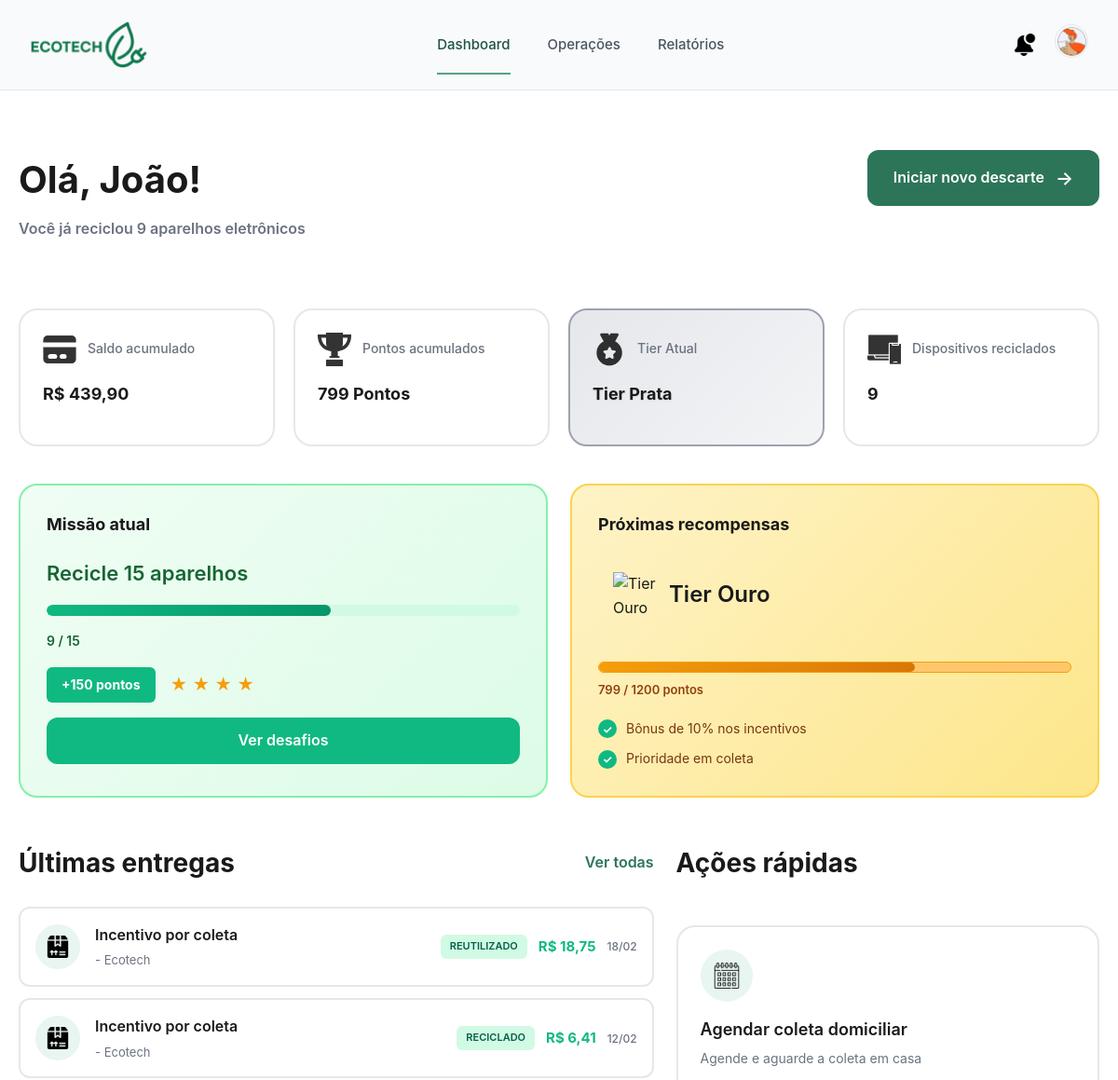
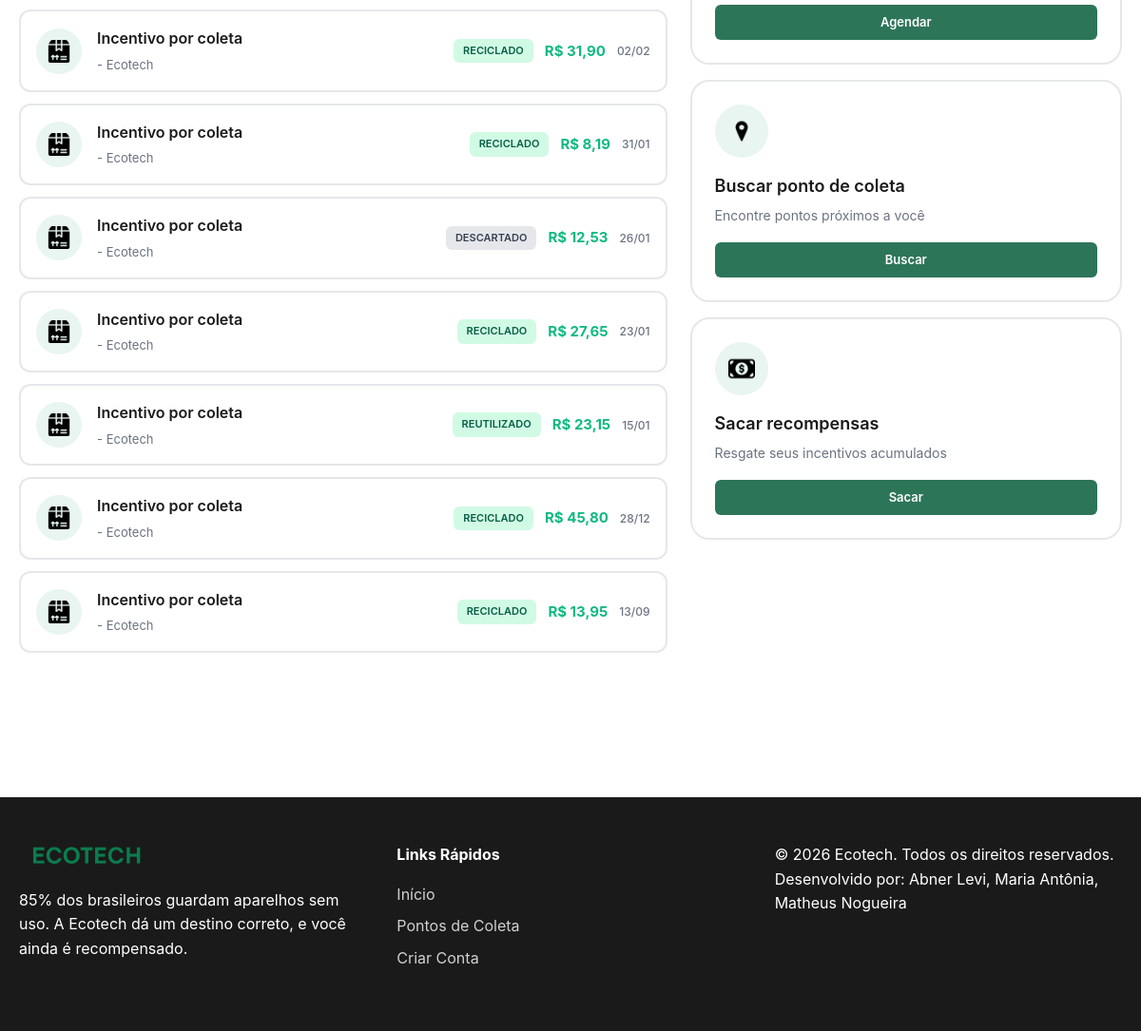
/dashboard (signed in), run on an earlier commit of the app's database (2 pictures, top to bottom).
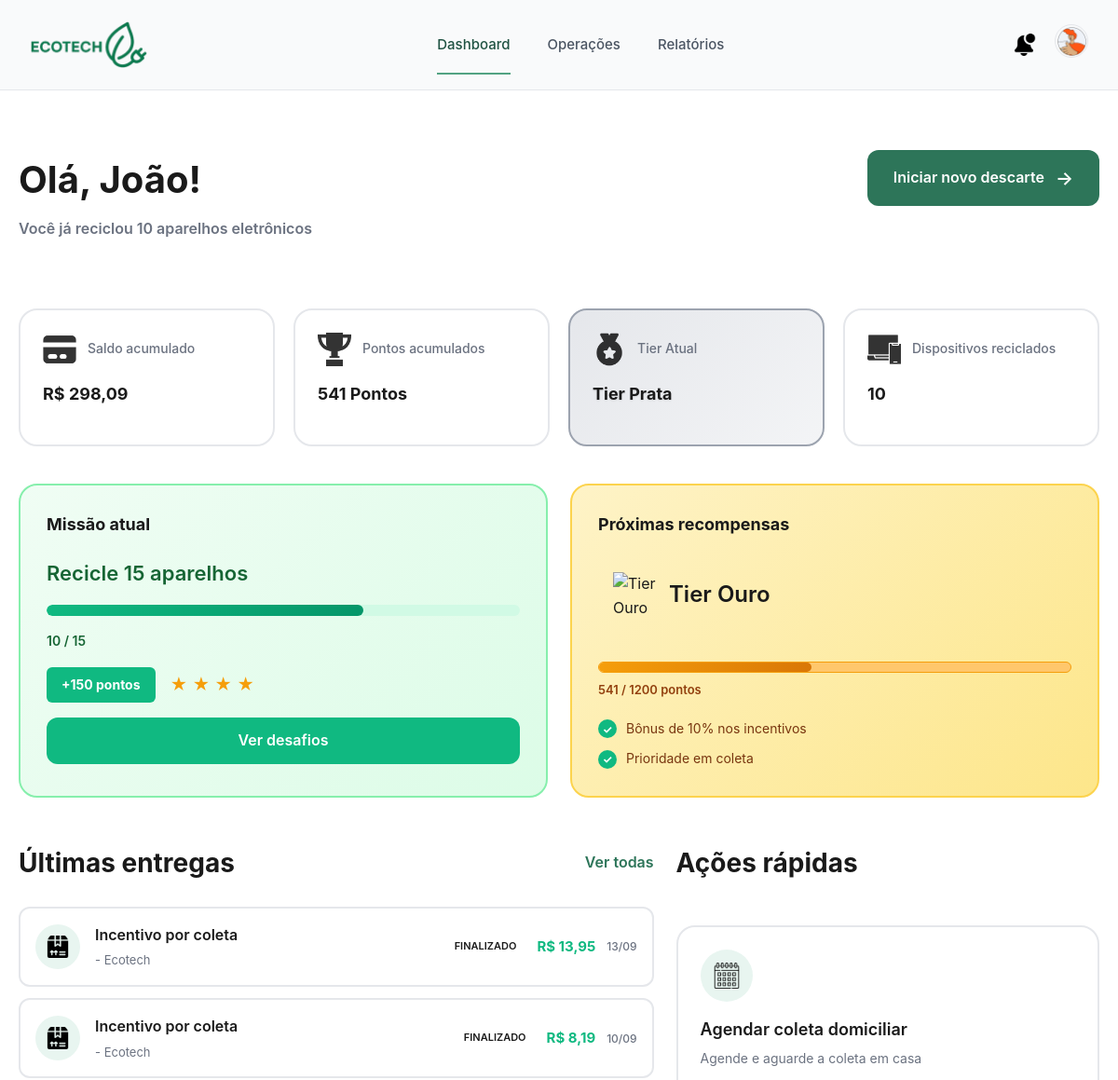
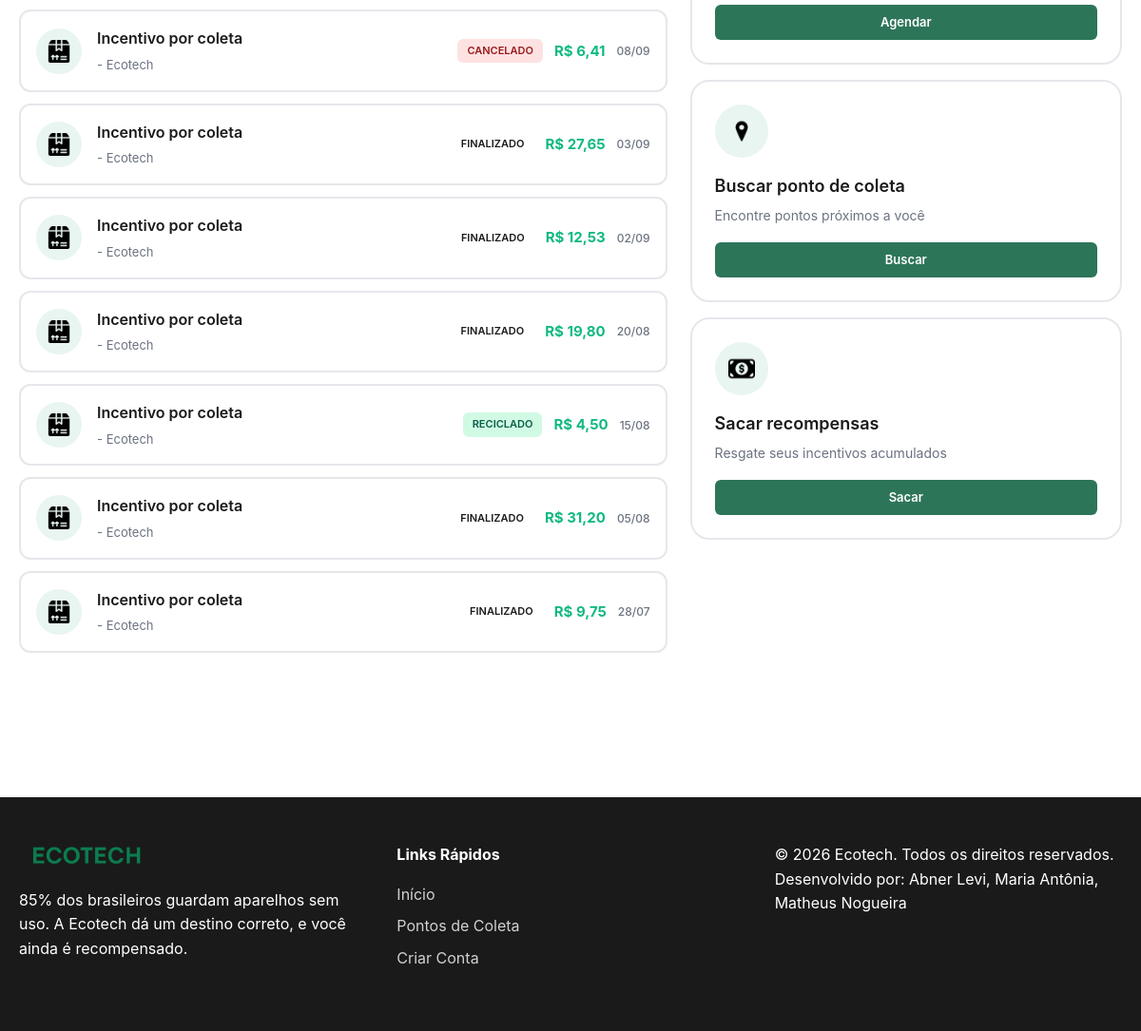
And on a later commit of the database (2 pictures, top to bottom).
### tables this page shows
CREATE TABLE entrega (
            id TEXT PRIMARY KEY,
            id_usuario TEXT,
            valor REAL,
            empresa TEXT,
            data TEXT,
            hora TEXT,
            status TEXT,
            FOREIGN KEY(id_usuario) REFERENCES usuario(id)
        );

### ecotech/infrastructure/web.py (the view, shortened to what this page needs)
    @app.route('/dashboard')
    def dashboard():
        if not usuario_logado():
            return redirect(url_for('login'))
        usuario = dados_usuario()
        todas_solicitacoes = servico_descarte.listar_solicitacoes()
        """" dashboard para administrador - visão geral do sistema """
        solicitacoes_usuario = [
            s for s in todas_solicitacoes
            if s.usuario.id == usuario['id']
        ]
        total_descartado = sum(s.calcular_peso_total() for s in solicitacoes_usuario)
        impacto_evitado = sum(s.calcular_impacto_total() for s in solicitacoes_usuario)
        pontos_acumulados = int(total_descartado * 10)  # 10 pontos por kg
        if pontos_acumulados >= 1200:
            tier_nome = 'Tier Ouro'
        elif pontos_acumulados >= 400:
            tier_nome = 'Tier Prata'
        else:
            tier_nome = 'Tier Bronze'
        entregas_db = dados.buscar_entregas_usuario(usuario['id'])
        entregas = []
        for e in entregas_db:
            data_str = e['data'].replace('Jan', '01').replace('Fev', '02').replace('Feb', '02')
            data_str = data_str.replace('Mar', '03').replace('Abr', '04').replace('Apr', '04')
            data_str = data_str.replace('Mai', '05').replace('May', '05').replace('Jun', '06')
            data_str = data_str.replace('Jul', '07').replace('Ago', '08').replace('Aug', '08')
            data_str = data_str.replace('Set', '09').replace('Sep', '09').replace('Out', '10')
            data_str = data_str.replace('Oct', '10').replace('Nov', '11').replace('Dez', '12')
            data_str = data_str.replace('Dec', '12')
            partes = data_str.split()
            if len(partes) == 3:
                data_ordenavel = f"{partes[2]}-{partes[1]}-{partes[0]} {e['hora']}"
                data_formatada = f"{partes[0]}/{partes[1]}"  # dd/mm
            else:
                data_ordenavel = e['data'] + ' ' + e['hora']
                data_formatada = e['data']
            entregas.append({
                'valor': e['valor'],
                'empresa': e['empresa'],
                'id': e['id'],
                'data': e['data'],
                'data_formatada': data_formatada,
                'hora': e['hora'],
                'status': e['status'],
                '_data_ordenavel': data_ordenavel
            })
        entregas.sort(key=lambda x: x['_data_ordenavel'], reverse=True)
        progresso_missao = min(round((len(solicitacoes_usuario) / 15) * 100), 100)
        progresso_tier = min(round((pontos_acumulados / 1200) * 100), 100)
        return render_template(
            'dashboard.html',
            usuario=usuario,
            solicitacoes=solicitacoes_usuario,
            entregas=entregas[:10],  # apenas 10 mais recentes
            total_descartado=total_descartado,
            impacto_evitado=impacto_evitado,
            pontos_acumulados=pontos_acumulados,
            progresso_missao=progresso_missao,
            progresso_tier=progresso_tier,
            tier_nome=tier_nome,
            is_empresa=False,
            is_admin=False
        )

### ecotech/infrastructure/templates/dashboard.html (shortened to what the changed rows need)
{% extends "base.html" %}
{% block content %}
<div class="dashboard-container">
    <div class="container">
        <div class="dashboard-header">
            <div class="header-text">
                {% if is_admin %}
                <h1>Olá, {{ usuario.nome.split()[0] }}!</h1>
                <p class="subtitle">Atualmente existem {{ solicitacoes|length }} solicitações ativas</p>
                {% elif is_empresa %}
                <h1>Olá, {{ usuario.nome.split()[0] }}!</h1>
                <p class="subtitle">Sua empresa já processou {{ total_descartado|round(2) }}kg de lixo eletrônico</p>
                {% else %}
                <h1>Olá, {{ usuario.nome.split()[0] }}!</h1>
                <p class="subtitle">Você já reciclou {{ solicitacoes|length }} aparelhos eletrônicos</p>
                {% endif %}
            </div>
        </div>
        <div class="stats-grid-new">
            {% if is_admin %}
            <div class="stat-card-new">
                <div class="stat-top">
                    <img src="{{ url_for ('static', filename='images/credito.png') }}" alt="Sistema" class="stat-icon-img">
                    <span class="stat-label">Total processado</span>
                </div>
                <h3 class="stat-value">{{ total_sistema|round(2) }}kg</h3>
            </div>
            <div class="stat-card-new">
                <div class="stat-top">
                    <img src="{{ url_for('static', filename='images/trofeu.png') }}" alt="Finalizadas" class="stat-icon-img">
                    <span class="stat-label">Solicitações</span>
                </div>
                <h3 class="stat-value">{{ total_processadas }}</h3>
            </div>
            <div class="stat-card-new">
                <div class="stat-top">
                    <img src="{{ url_for('static', filename='images/planta.png') }}" alt="Impacto" class="stat-icon-img">
                    <span class="stat-label">Impacto evitado</span>
                </div>
                <h3 class="stat-value">{{ impacto_evitado|round(1) }} kg CO₂</h3>
            </div>
            <div class="stat-card-new">
                <div class="stat-top">
                    <img src="{{ url_for('static', filename='images/dispositivo.png') }}" alt="Dispositivos" class="stat-icon-img">
                    <span class="stat-label">Total no sistema</span>
                </div>
                <h3 class="stat-value">{{ solicitacoes|length }}</h3>
            </div>
            {% else %}
            <div class="stat-card-new">
                <div class="stat-top">
                    <img src="{{ url_for('static', filename='images/credito.png') }}" alt="Saldo" class="stat-icon-img">
                    <span class="stat-label">Saldo acumulado</span>
                </div>
                <h3 class="stat-value">R$ {{ "%.2f"|format(total_descartado * 5.5)|replace('.', ',') }}</h3>
            </div>
            <div class="stat-card-new">
                <div class="stat-top">
                    <img src="{{ url_for('static', filename='images/trofeu.png') }}" alt="Pontos" class="stat-icon-img">
                    <span class="stat-label">Pontos acumulados</span>
                </div>
                <h3 class="stat-value">{{ pontos_acumulados }} Pontos </h3>
            </div>
            <div class="stat-card-new stat-tier">
                <div class="stat-top">
                    <img src="{{ url_for('static', filename='images/estrela.png') }}" alt="Tier" class="stat-icon-img">
                    <span class="stat-label">Tier Atual</span>
                </div>
                <h3 class="stat-value tier-badge">{{ tier_nome }}</h3>
            </div>
            <div class="stat-card-new">
                <div class="stat-top">
                    <img src="{{ url_for('static', filename='images/dispositivo.png') }}" alt="Dispositivos" class="stat-icon-img">
                    <span class="stat-label">Dispositivos reciclados</span>
                </div>
                <h3 class="stat-value">{{ solicitacoes|length }}</h3>
            </div>
            {% endif %}
        </div>
        <div class="dashboard-content-new">
            {% if not is_admin and not is_empresa %}
            <div class="dashboard-row">
                <div class="mission-card">
                    <h2 class="section-title-dash">Missão atual</h2>
                    <div class="mission-content">
                        <h3 class="mission-title">Recicle 15 aparelhos</h3>
                        <div class="progress-bar-container">
                            <div class="progress-bar-fill" data-progress="{{ progresso_missao }}"></div>
                        </div>
                        <p class="progress-text">{{ solicitacoes|length }} / 15</p>
                        <div class="mission-reward">
                            <span class="reward-badge">+150 pontos</span>
                            <span class="reward-stars">★ ★ ★ ★</span>
                        </div>
                        <a href="{{ url_for('nova_solicitacao') }}" class="btn btn-mission">Ver desafios</a>
                    </div>
                </div>
                <div class="rewards-card">
                    <h2 class="section-title-dash">Próximas recompensas</h2>
                    <div class="rewards-content">
                        <div class="tier-badge-large">
                            <img src="{{ url_for('static', filename='images/icon-rank_ouro.png') }}" alt="Tier Ouro" class="tier-icon">
                            <span class="tier-name">Tier Ouro</span>
                        </div>
                        <div class="tier-progress">
                            <div class="tier-progress-bar">
                                <div class="tier-progress-fill" data-progress="{{ progresso_tier }}"></div>
                            </div>
                            <p class="tier-progress-text">{{ pontos_acumulados }} / 1200 pontos</p>
                        </div>
                        <ul class="rewards-benefits">
                            <li class="benefit-item">
                                <span class="benefit-check">✓</span>
                                Bônus de 10% nos incentivos
                            </li>
                            <li class="benefit-item">
                                <span class="benefit-check">✓</span>
                                Prioridade em coleta
                            </li>
                        </ul>
                    </div>
                </div>
            </div>
            {% endif %}
            <div class="dashboard-row-bottom">
                <div class="deliveries-section-new">
                    <div class="section-header">
                        {% if is_admin %}
                        <h2>Últimas solicitações do sistema</h2>
                        <a href="{{ url_for('operacoes') }}">Ver todas</a>
                        {% elif is_empresa %}
                        <h2>Solicitações em processamento</h2>
                        <a href="{{ url_for('operacoes') }}">Ver todas</a>
                        {% else %}
                        <h2>Últimas entregas</h2>
                        {% endif %}
                    </div>
                    {% if is_admin or is_empresa %}
                        {% if solicitacoes %}
                        <div class="deliveries-list-new">
                        {% for sol in solicitacoes %}
                        <div class="delivery-item-new">
                            <div class="delivery-icon-circle">
                                <img src="{{ url_for('static', filename='images/pacote.png') }}" alt="Entrega">
                            </div>
                            <div class="delivery-info-text">
                                {% if is_admin %}
                                <h4 class="delivery-title-new">Solicitação #{{ sol.id[:8] }}</h4>
                                <p class="delivery-subtitle-new">{{ sol.usuario.nome }} - {{ sol.calcular_peso_total()|round(2) }}kg</p>
                                {% elif is_empresa %}
                                <h4 class="delivery-title-new">Solicitação #{{ sol.id[:8] }}</h4>
                                <p class="delivery-subtitle-new">{{ sol.calcular_peso_total()|round(2) }}kg - {{ sol.ponto_coleta.nome if sol.ponto_coleta else 'A definir' }}</p>
                                {% endif %}
                            </div>
                            <div class="delivery-right-info">
                                <span class="status-badge-compact status-{{ sol.estado.obter_nome().lower().replace(' ', '-') }}">
                                    {{ sol.estado.obter_nome() }}
                                </span>
                                <span class="delivery-date-new">{{ sol.data_criacao.strftime('%d/%m') }}</span>
                            </div>
                        </div>
                        {% endfor %}
                        </div>
                        {% else %}
                        <div class="empty-state">
                            {% if is_admin %}
                            <p>Nenhuma solicitação no sistema ainda.</p>
                            <a href="{{ url_for('operacoes') }}" class="btn btn-primary">Ver operações</a>
                            {% elif is_empresa %}
                            <p>Sua empresa ainda não possui solicitações em processamento.</p>
                            <a href="{{ url_for('operacoes') }}" class="btn btn-primary">Ver todas as operações</a>
                            {% endif %}
                        </div>
                        {% endif %}
                    {% else %}
                        {% if entregas %}
                        <div class="deliveries-list-new">
                        {% for entrega in entregas %}
                        <div class="delivery-item-new">
                            <div class="delivery-icon-circle">
                                <img src="{{ url_for('static', filename='images/pacote.png') }}" alt="Entrega">
                            </div>
                            <div class="delivery-info-text">
                                <h4 class="delivery-title-new">Incentivo por coleta</h4>
                                <p class="delivery-subtitle-new">- {{ entrega.empresa }}</p>
                            </div>
                            <div class="delivery-right-info">
                                <span class="status-badge-compact status-{{ entrega.status }}">
                                    {% if entrega.status == 'finalizado' %}FINALIZADO
                                    {% elif entrega.status == 'em_processamento' %}EM PROCESSAMENTO
                                    {% elif entrega.status == 'reciclado' %}RECICLADO
                                    {% elif entrega.status == 'reutilizado' %}REUTILIZADO
                                    {% elif entrega.status == 'descartado' %}DESCARTADO
                                    {% elif entrega.status == 'cancelado' %}CANCELADO
                                    {% else %}{{ entrega.status|upper }}
                                    {% endif %}
                                </span>
                                <span class="delivery-value-new">R$ {{ "%.2f"|format(entrega.valor)|replace('.', ',') }}</span>
                                <span class="delivery-date-new">{{ entrega.data_formatada }}</span>
                            </div>
                        </div>
                        {% endfor %}
                        </div>
                        {% else %}
                        <div class="empty-state">
                            <p>Você ainda não tem entregas no histórico.</p>
                            <a href="{{ url_for('nova_solicitacao') }}" class="btn btn-primary">Fazer primeira solicitação</a>
                        </div>
                        {% endif %}
                    {% endif %}
                </div>
                <div class="actions-section-new">
                <div class="section-header">
                    <h2>Ações rápidas</h2>
                </div>
                </div>
            </div>
        </div>
    </div>
</div>
{% endblock %}

What changed in the data, as far as the page shows it:
removed entrega: empresa "Ecotech", status "REUTILIZADO", valor "18,75", data_formatada "18/02"
removed entrega: empresa "Ecotech", status "RECICLADO", valor "31,90", data_formatada "02/02"
removed entrega: empresa "Ecotech", status "REUTILIZADO", valor "23,15", data_formatada "15/01"
removed entrega: empresa "Ecotech", status "RECICLADO", valor "45,80", data_formatada "28/12"
changed entrega (number 1 of 9 on the later page): status "RECICLADO" → "FINALIZADO"; moves up the list
changed entrega (number 2 of 9 on the later page): data_formatada "31/01" → "10/09"; status "RECICLADO" → "FINALIZADO"; moves down the list
changed entrega (number 3 of 9 on the later page): data_formatada "12/02" → "08/09"; status "RECICLADO" → "CANCELADO"
changed entrega (number 4 of 9 on the later page): data_formatada "23/01" → "03/09"; status "RECICLADO" → "FINALIZADO"; moves down the list
changed entrega (number 5 of 9 on the later page): data_formatada "26/01" → "02/09"; status "DESCARTADO" → "FINALIZADO"
added entrega: empresa "Ecotech", status "FINALIZADO", valor "19,80", data_formatada "20/08"
added entrega: empresa "Ecotech", status "RECICLADO", valor "4,50", data_formatada "15/08"
added entrega: empresa "Ecotech", status "FINALIZADO", valor "31,20", data_formatada "05/08"
added entrega: empresa "Ecotech", status "FINALIZADO", valor "9,75", data_formatada "28/07"
Also different on the page:
{{ solicitacoes|length }}: "9" → "10"
{{ "%.2f"|format(total_descartado * 5.5)|replace('.', ',') }}: "439,90" → "298,09"
{{ pontos_acumulados }}: "799" → "541"
